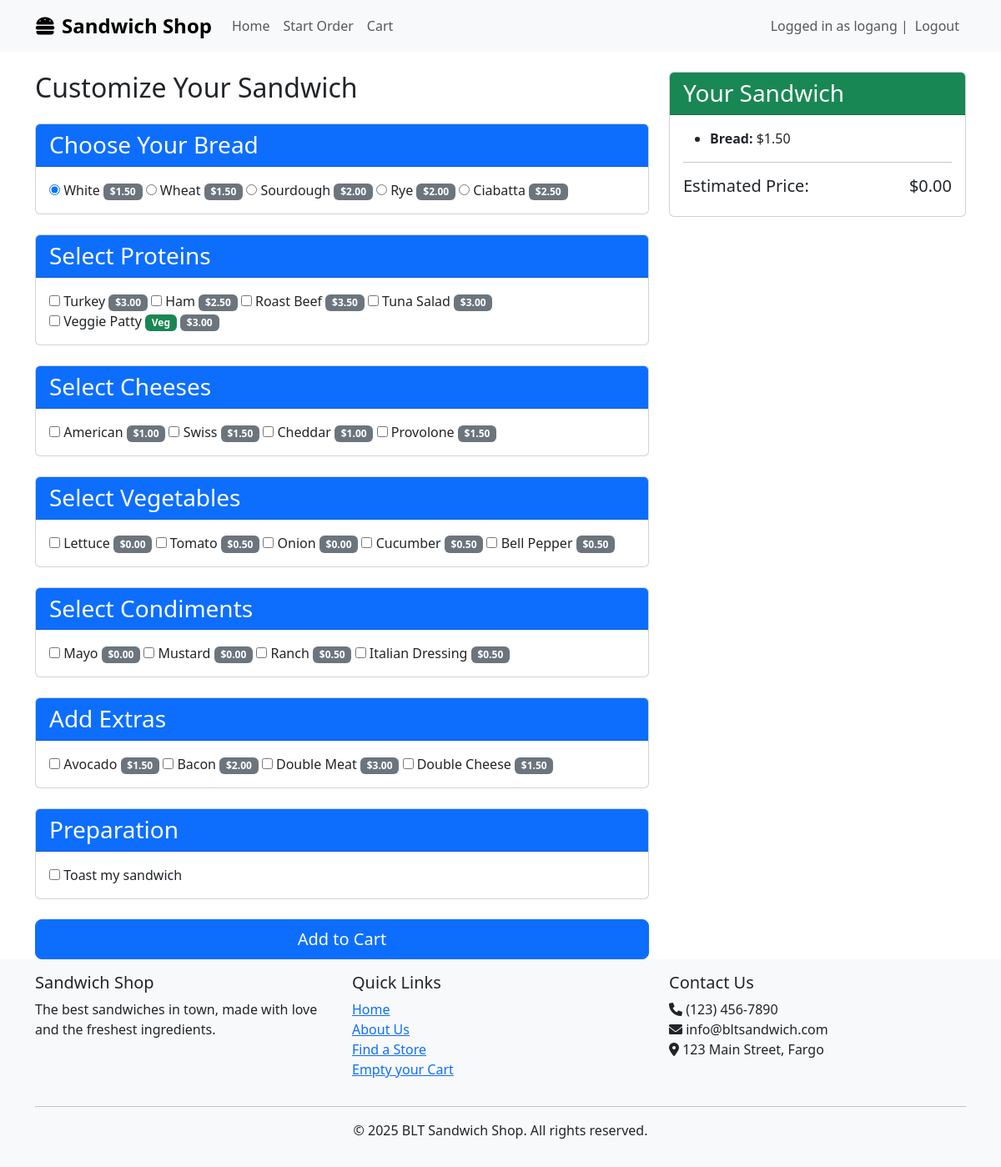
Page /customize/ (signed in) on the committed database.
### sandwichCustomization/models.py (models this page shows, shortened)
class Bread(models.Model):
    name = models.CharField(max_length=50)
    price = models.DecimalField(max_digits=5, decimal_places=2, default=0)
    available = models.BooleanField(default=True)

class Protein(models.Model):
    name = models.CharField(max_length=50)
    price = models.DecimalField(max_digits=5, decimal_places=2)
    vegetarian = models.BooleanField(default=False)
    available = models.BooleanField(default=True)

class Cheese(models.Model):
    name = models.CharField(max_length=50)
    price = models.DecimalField(max_digits=5, decimal_places=2)
    available = models.BooleanField(default=True)

class Vegetable(models.Model):
    name = models.CharField(max_length=50)
    price = models.DecimalField(max_digits=5, decimal_places=2, default=0)
    available = models.BooleanField(default=True)

class Condiment(models.Model):
    name = models.CharField(max_length=50)
    price = models.DecimalField(max_digits=5, decimal_places=2, default=0)
    available = models.BooleanField(default=True)

class Extra(models.Model):
    name = models.CharField(max_length=50)
    price = models.DecimalField(max_digits=5, decimal_places=2)
    available = models.BooleanField(default=True)

### sandwichCustomization/views.py (the view, shortened to what this page needs)
# urls.py: path('customize/', views.SandwichCreateView.as_view(), name='customize_sandwich'),
class SandwichCreateView(CreateView):
    model = Sandwich
    form_class = SandwichForm
    template_name = 'customizeSandwich.html'
    success_url = reverse_lazy('cart')
    def get_context_data(self, **kwargs):
        context = super().get_context_data(**kwargs)
        context['breads'] = Bread.objects.filter(available=True)
        context['proteins'] = Protein.objects.filter(available=True)
        context['cheeses'] = Cheese.objects.filter(available=True)
        context['vegetables'] = Vegetable.objects.filter(available=True)
        context['condiments'] = Condiment.objects.filter(available=True)
        context['extras'] = Extra.objects.filter(available=True)
        return context

### sandwichCustomization/templates/customizeSandwich.html (shortened to what this page needs)
{% extends "main/base.html" %}
{% load static %}
{% load crispy_forms_tags %}
{% load i18n %}
{% block content %}
<div class="row">
    <div class="col-md-8">
        <h2 class="mb-4">Customize Your Sandwich</h2>
        <form method="post" action="{% url 'add_to_cart' %}">
            <div class="card mb-4">
                <div class="card-header bg-primary text-white">
                    <h3 class="card-title mb-0">Choose Your Bread</h3>
                </div>
                <div class="card-body sandwich-options">
                    {% for bread in breads %}
                    <label>
                        <input type="radio" name="bread" value="{{ bread.id }}" required {% if forloop.first %}checked{% endif %}>
                        {{ bread.name }}
                        <span class="badge bg-secondary price-badge">${{ bread.price }}</span>
                    </label>
                    {% endfor %}
                </div>
            </div>
            <div class="card mb-4">
                <div class="card-header bg-primary text-white">
                    <h3 class="card-title mb-0">Select Proteins</h3>
                </div>
                <div class="card-body sandwich-options">
                    {% for protein in proteins %}
                    <label>
                        <input type="checkbox" name="proteins" value="{{ protein.id }}">
                        {{ protein.name }}
                        {% if protein.vegetarian %}<span class="badge bg-success">Veg</span>{% endif %}
                        <span class="badge bg-secondary price-badge">${{ protein.price }}</span>
                    </label>
                    {% endfor %}
                </div>
            </div>
            <div class="card mb-4">
                <div class="card-header bg-primary text-white">
                    <h3 class="card-title mb-0">Select Cheeses</h3>
                </div>
                <div class="card-body sandwich-options">
                    {% for cheese in cheeses %}
                    <label>
                        <input type="checkbox" name="cheeses" value="{{ cheese.id }}">
                        {{ cheese.name }}
                        <span class="badge bg-secondary price-badge">${{ cheese.price }}</span>
                    </label>
                    {% endfor %}
                </div>
            </div>
            <div class="card mb-4">
                <div class="card-header bg-primary text-white">
                    <h3 class="card-title mb-0">Select Vegetables</h3>
                </div>
                <div class="card-body sandwich-options">
                    {% for vegetable in vegetables %}
                    <label>
                        <input type="checkbox" name="vegetables" value="{{ vegetable.id }}">
                        {{ vegetable.name }}
                        <span class="badge bg-secondary price-badge">${{ vegetable.price }}</span>
                    </label>
                    {% endfor %}
                </div>
            </div>
            <div class="card mb-4">
                <div class="card-header bg-primary text-white">
                    <h3 class="card-title mb-0">Select Condiments</h3>
                </div>
                <div class="card-body sandwich-options">
                    {% for condiment in condiments %}
                    <label>
                        <input type="checkbox" name="condiments" value="{{ condiment.id }}">
                        {{ condiment.name }}
                        <span class="badge bg-secondary price-badge">${{ condiment.price }}</span>
                    </label>
                    {% endfor %}
                </div>
            </div>
            <div class="card mb-4">
                <div class="card-header bg-primary text-white">
                    <h3 class="card-title mb-0">Add Extras</h3>
                </div>
                <div class="card-body sandwich-options">
                    {% for extra in extras %}
                    <label>
                        <input type="checkbox" name="extras" value="{{ extra.id }}">
                        {{ extra.name }}
                        <span class="badge bg-secondary price-badge">${{ extra.price }}</span>
                    </label>
                    {% endfor %}
                </div>
            </div>
            <div class="card mb-4">
                <div class="card-header bg-primary text-white">
                    <h3 class="card-title mb-0">Preparation</h3>
                </div>
                <div class="card-body sandwich-options">
                    <label>
                        <input type="checkbox" name="toasted" id="id_toasted">
                        Toast my sandwich
                    </label>
                </div>
            </div>
            <div class="d-grid gap-2">
                <button type="submit" class="btn btn-primary btn-lg">Add to Cart</button>
            </div>
        </form>
    </div>
    <div class="col-md-4">
        <div class="card sticky-top" style="top: 2rem;">
            <div class="card-header bg-success text-white">
                <h3 class="card-title mb-0">Your Sandwich</h3>
            </div>
            <div class="card-body">
                <div id="sandwich-preview">
                </div>
                <hr>
                <div class="d-flex justify-content-between">
                    <h5>Estimated Price:</h5>
                    <h5 id="total-price">$0.00</h5>
                </div>
            </div>
        </div>
    </div>
</div>
{% endblock %}

### main/templates/main/base.html (shortened to what this page needs)
<!DOCTYPE html>
<html lang="en">
<head>
    <link href="https://cdn.jsdelivr.net/npm/bootstrap@5.3.0-alpha1/dist/css/bootstrap.min.css" rel="stylesheet">
    <link rel="stylesheet" href="https://cdnjs.cloudflare.com/ajax/libs/font-awesome/6.0.0/css/all.min.css">
</head>
<body>
    <nav class="navbar navbar-expand-lg navbar-light bg-light">
        <div class="container">
            <a class="navbar-brand" href="{% url 'home' %}">
                <i class="fas fa-hamburger me-2"></i>Sandwich Shop
            </a>
            <div class="collapse navbar-collapse" id="navbarNav">
                <ul class="navbar-nav me-auto">
                    <li class="nav-item">
                        <a class="nav-link" href="{% url 'home' %}">Home</a>
                    </li>
                    <li class="nav-item">
                        <a class="nav-link" href="{% url 'customize_sandwich' %}">Start Order</a>
                    </li>
                    <li class="nav-item">
                        <a class="nav-link" href="{% url 'cart' %}">Cart</a>
                    </li>
                </ul>
                <ul class="navbar-nav">
                    {% if user.is_authenticated %}
                    <span class="navbar-text">Logged in as {{user.username}} | </span>
                    <li class="nav-item">
                        <a  class="nav-link" href="{% url 'logout' %}">Logout</a>
                    </li>
                    {% else %}
                    <li class="nav-item">
                        <a class="nav-link" href="{% url 'login' %}">Login</a>
                    </li>
                    {% endif %}
                </ul>
            </div>
        </div>
    </nav>
    <div class="container mt-4">
        {% block content %}{% endblock %}
    </div>
    <footer class="footer mt-auto py-3 bg-light">
        <div class="container">
            <div class="row">
                <div class="col-md-4">
                    <h5>Sandwich Shop</h5>
                    <p>The best sandwiches in town, made with love and the freshest ingredients.</p>
                </div>
                <div class="col-md-4">
                    <h5>Quick Links</h5>
                    <ul class="list-unstyled">
                        <li><a href="{% url 'home' %}">Home</a></li>
                        <li><a href="{% url 'about-us' %}">About Us</a></li>
                        <li><a href="{% url 'locator' %}">Find a Store</a></li>
                        <li><a href="{% url 'clear_cart' %}">Empty your Cart</a></li>
                    </ul>
                </div>
                <div class="col-md-4">
                    <h5>Contact Us</h5>
                    <p>
                        <i class="fas fa-phone"></i> (123) 456-7890<br>
                        <i class="fas fa-envelope"></i> info@bltsandwich.com<br>
                        <i class="fas fa-map-marker-alt"></i> 123 Main Street, Fargo
                    </p>
                </div>
            </div>
            <hr>
            <div class="text-center">
                <p>&copy; {% now "Y" %} BLT Sandwich Shop. All rights reserved.</p>
            </div>
        </div>
    </footer>
</body>
</html>

### main/templates/main/base.html (style rules this page uses)
.navbar-brand { font-weight: 700; font-size: 1.5rem; }
.footer { margin-top: 50px; padding: 20px 0; background-color: #f8f9fa; }

### rows in the picture
Bread: name "White", price "1.50"
Bread: name "Wheat", price "1.50"
Bread: name "Sourdough", price "2.00"
Bread: name "Rye", price "2.00"
Bread: name "Ciabatta", price "2.50"
Protein: name "Turkey", price "3.00"
Protein: name "Ham", price "2.50"
Protein: name "Roast Beef", price "3.50"
Protein: name "Tuna Salad", price "3.00"
Protein: name "Veggie Patty", vegetarian "Veg", price "3.00"
Cheese: name "American", price "1.00"
Cheese: name "Swiss", price "1.50"
Cheese: name "Cheddar", price "1.00"
Cheese: name "Provolone", price "1.50"
Vegetable: name "Lettuce", price "0.00"
Vegetable: name "Tomato", price "0.50"
Vegetable: name "Onion", price "0.00"
Vegetable: name "Cucumber", price "0.50"
Vegetable: name "Bell Pepper", price "0.50"
Condiment: name "Mayo", price "0.00"
Condiment: name "Mustard", price "0.00"
Condiment: name "Ranch", price "0.50"
Condiment: name "Italian Dressing", price "0.50"
Extra: name "Avocado", price "1.50"
Extra: name "Bacon", price "2.00"
Extra: name "Double Meat", price "3.00"
Extra: name "Double Cheese", price "1.50"

### other values in the picture
{{ user.username }} "logang"
